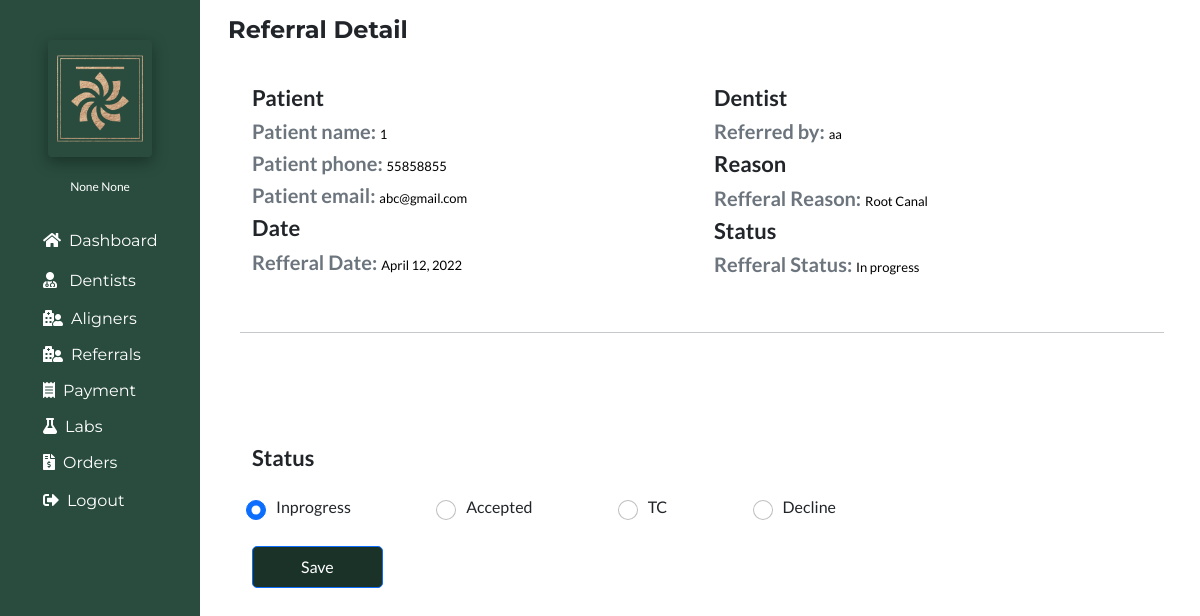
Page /referraldetail/13/ (signed in) on the committed database.
### account/models.py (models this page shows, shortened)
class Account(AbstractBaseUser):
	email 					= models.EmailField(verbose_name="email", max_length=60, unique=True)
	username 				= models.CharField(max_length=30, unique=True)
	date_joined				= models.DateTimeField(verbose_name='date joined', auto_now_add=True)
	last_login				= models.DateTimeField(verbose_name='last login', auto_now=True)
	first_name				= models.CharField(max_length=50, null=True)
	last_name				= models.CharField(max_length=50, null=True)
	is_admin				= models.BooleanField(default=False)
	is_active				= models.BooleanField(default=True)
	is_staff				= models.BooleanField(default=False)
	is_superuser			= models.BooleanField(default=False)
	is_reception			= models.BooleanField(default=False)
	is_nurse				= models.BooleanField(default=False)
	is_dentist				= models.BooleanField(default=False)
	hide_email				= models.BooleanField(default=True)
	USERNAME_FIELD = 'username'
	REQUIRED_FIELDS = ['email']
	objects = MyAccountManager()

### portfolioApp/models.py (models this page shows)
class Referral(models.Model):
    Dentist=models.ForeignKey(User,on_delete=models.CASCADE, null=True)
    DentistName=models.CharField(max_length=50,null=True)
    PatientName=models.CharField(max_length=50)
    PatientPhone=models.CharField(max_length=20)
    PatientEmail=models.CharField(max_length=40)
    ReferralReason=models.CharField(max_length=60,default="Consultation",null=True,choices=(("Consultation","Consultation"),("Implant","Implant"),("Orthodontics","Orthodontics"),("Root Canal","Root Canal"),("Crown","Crown")
    ))
    Status=models.CharField(max_length=40,default="New",null=True,choices=(("New","New"),("Booked","Booked"),("Declined","Declined"),("TC","TC")
    ))
    BookedOn=models.CharField(max_length=40,null=True)
    TreatmentPlan=models.CharField(max_length=80,null=True)
    Note=models.CharField(max_length=150,null=True)
    Stage=models.CharField(max_length=150,null=True)
    Date=models.DateField(auto_now_add=True)
    def __str__(self):
        return str(self.id) + "  |  " + self.PatientName + "  |  " + str(self.Date)

### portfolioApp/views.py (the view)
# urls.py: path('referraldetail/<int:id>/', views.referraldetail, name='referraldetail'),
@login_required(login_url='login')
def referraldetail(request,id):
    referral=Referral.objects.get(id=id)
    if "SubmitStatus" in request.POST:
        referral.Status=request.POST.get('Status')
        referral.save()
    context={
        'referral':referral,
    }
    return render(request, 'referraldetail.html', context)

### portfolioApp/templates/referraldetail.html (shortened to what this page needs)
{% extends 'base.html' %}
{% load static %}
{% block body %}
<section class="px-4">
<h4 class="py-3"><b>Referral Detail</b></h4>
<div class="container">
<div class="py-3">
<div class="row">
<div class="col-sm-6">
<h5><b>Patient</b></h5>
<h6><b class="text-secondary">Patient name:</b>  <span style="font-size:13px;color:black;">{{referral.PatientName}}</span></h6>
<h6><b class="text-secondary">Patient phone:</b>  <span style="font-size:13px;color:black;">{{referral.PatientPhone}}</span></h6>
<h6><b class="text-secondary">Patient email:</b>  <span style="font-size:13px;color:black;">{{referral.PatientEmail}}</span></h6>
<h5><b>Date</b></h5>
<h6><b class="text-secondary">Refferal Date:</b>  <span style="font-size:13px;color:black;">{{referral.Date}}</span></h6>
</div>
<div class="col-sm-6">
<h5><b>Dentist</b></h5>
<h6><b class="text-secondary">Referred by:</b>  <span style="font-size:13px;color:black;">{{referral.DentistName}}</span></h6>
<h5><b>Reason</b></h5>
<h6><b class="text-secondary">Refferal Reason:</b>  <span style="font-size:13px;color:black;">{{referral.ReferralReason}}</span></h6>
<h5><b>Status</b></h5>
<h6><b class="text-secondary">Refferal Status:</b>  <span style="font-size:13px;color:black;">{{referral.Status}}</span></h6>
</div>
<hr class="my-5">
{% if user.is_superuser %}
<div class="status py-5">
<h5 class="py-3"><b>Status</b></h5>
<form method="POST" action="" >
<div class="col-sm-8 d-flex justify-content-between">
             <div class="form-check form-check-inline">
  <input class="form-check-input" type="radio" id="Inprogress" value="Inprogress" checked name="Status">
  <label class="form-check-label" for="InProgress">Inprogress</label>
   </div>
       <div class="form-check form-check-inline">
  <input class="form-check-input" type="radio" id="Accepted" value="Accepted" name="Status">
  <label class="form-check-label" for="Accepted">Accepted</label>
   </div>
    <div class="form-check form-check-inline">
  <input class="form-check-input selected" type="radio" value = "TC" name="Status">
  <label class="form-check-label" for="TC">TC</label>
   </div>
       <div class="form-check form-check-inline">
  <input class="form-check-input" type="radio" id="Decline" value="Declined" name="Status">
  <label class="form-check-label" for="Decline">Decline</label>
   </div>
</div>
   <div class="col-sm-12 py-4"style="margin:auto;">
  <input type="submit" class="btn btn-primary px-5 py-2" name="SubmitStatus" value="Save">
</div>
</form>
</div>
{% endif %}
</div>
</div>
</div>
</section>
{% endblock body %}

### portfolioApp/templates/sidebar.html (shortened to what this page needs)
{% load static %}
<!DOCTYPE html>
<html lang="en">
 <head>
    <link rel="stylesheet" href="{% static 'css/all.min.css' %}" >
    <link href="{% static 'css/bootstrap.min.css' %} " rel="stylesheet">
    <link rel="stylesheet" href="{% static 'css/fontawesome.css' %}" >
    <link rel="stylesheet" href="https://cdnjs.cloudflare.com/ajax/libs/font-awesome/4.7.0/css/font-awesome.min.css">
    <link rel="stylesheet" href="{% static 'css/animated.css' %}" >
    <link rel="stylesheet" href="{% static 'css/owl.css' %}" >
    <link href="https://unpkg.com/aos@2.3.1/dist/aos.css" rel="stylesheet">
</head>
<body>
{% if user.is_superuser %}
<div class="col-sm-2 py-4"style="background:#294C3E;position:fixed;left:0;min-height:1600px;">
{% else %}
<div class="col-sm-2 py-4"style="background:rgb(40 40 41);position:fixed;left:0;min-height:1600px;">
{% endif %}
{% if user.is_superuser %}
<div class="logo text-center rounded p-2 mx-5 mt-3"style="box-shadow: rgba(0, 0, 0, 0.35) 0px 5px 15px;">
<img class="img-fluid"src="{% static 'images/Logo4.png' %} " style="object-fit:cover;width:100px;height:101px;" alt="Logo">
</div>
{% endif %}
<div class="username text-center mt-3"><span style="font-size:12px;color:white;">{{user.first_name}} {{user.last_name}}</span></div>
<nav class="nav flex-column py-4"style="font-family: 'Montserrat', sans-serif;">
<a href="{% url 'dashboard' %}" class="nav-link {{dashboard}}"style="padding-left:35px;color:white;"><i class="fas fa-home mx-2"></i>Dashboard</a>
{% if user.is_superuser %}
<a href="{% url 'dentists' %}" class="nav-link {{dentists}}"style="padding-left:35px;color:white;"><i class="fas fa-user-md mx-2"></i> Dentists</a>
{% endif %}
<a  class="dropdown-btn nav-link {{patients}}"style="padding-left:35px;color:white;"><i class="fas fa-hospital-user mx-2"></i>Aligners</a>
<a  class="dropdown-btn nav-link {{referral}}"style="padding-left:35px;color:white;"><i class="fas fa-hospital-user mx-2"></i>Referrals</a>
{% if user.is_superuser or user.is_staff %}
<a  class="dropdown-btn nav-link {{payment}}"style="padding-left:35px;color:white;"><i class="fas  fa-receipt mx-2"></i>Payment</a>
{% endif %}
{% if user.is_superuser or user.is_staff %}
<a  class="dropdown-btn nav-link {{labs}}"style="padding-left:35px;color:white;"><i class="fas fa-flask mx-2"></i>Labs</a>
{% endif %}
{% if user.is_superuser or user.is_staff %}
<a  class="dropdown-btn nav-link {{orders}}"style="padding-left:35px;color:white;"><i class="fas fa-file-invoice-dollar mx-2"></i>Orders</a>
{% endif %}
<a href="{% url 'logout' %}" class="nav-link {{logout}}"style="padding-left:35px;color:white;"><i class="fas fa-sign-out-alt mx-2"></i>Logout</a>
</nav>
</div>
</body>
</html>

### portfolioApp/templates/base.html (style rules this page uses)
body { margin:0px; padding:0px; font-family: 'Lato', sans-serif; overflow-x: hidden; background:white; }
span,p { font-size:11px; color:black; }
h4 { font-family: 'Montserrat', sans-serif; }
::placeholder { color:#797979 !important; }
input, input::-webkit-input-placeholder { font-size: 13px; }
.btn { border-radius:5px; padding:5px 10px 5px 10px; background:#1B3229; }
a { text-decoration:none; color:#616161; }

### portfolioApp/templates/sidebar.html (style rules this page uses)
body { margin:0px; padding:0px; font-family: 'Lato', sans-serif; overflow-x: hidden; background:white; }
span { font-size:11px; color:black; }
h4 { font-family: 'Montserrat', sans-serif; font-size:24px; }
h5 { font-size:22px }
h6 { font-size:20px; }
::placeholder { color:#797979 !important; }
input, input::-webkit-input-placeholder { font-size: 20px; }
.btn { border-radius:5px; padding:5px 10px 5px 10px; background:#1B3229; }
a { text-decoration:none; color:#616161; font-size:16px; }
.dropdown-btn { padding: 6px 8px 6px 16px; text-decoration: none; color: white; display: block; border: none; background: none; width: 100%; cursor: pointer; outline: none; }

### rows in the picture
Account: first_name "None", last_name "None"
Referral: PatientName "1", PatientPhone "55858855", PatientEmail "abc@gmail.com", Date "April 12, 2022", DentistName "aa", ReferralReason "Root Canal", Status "In progress"
